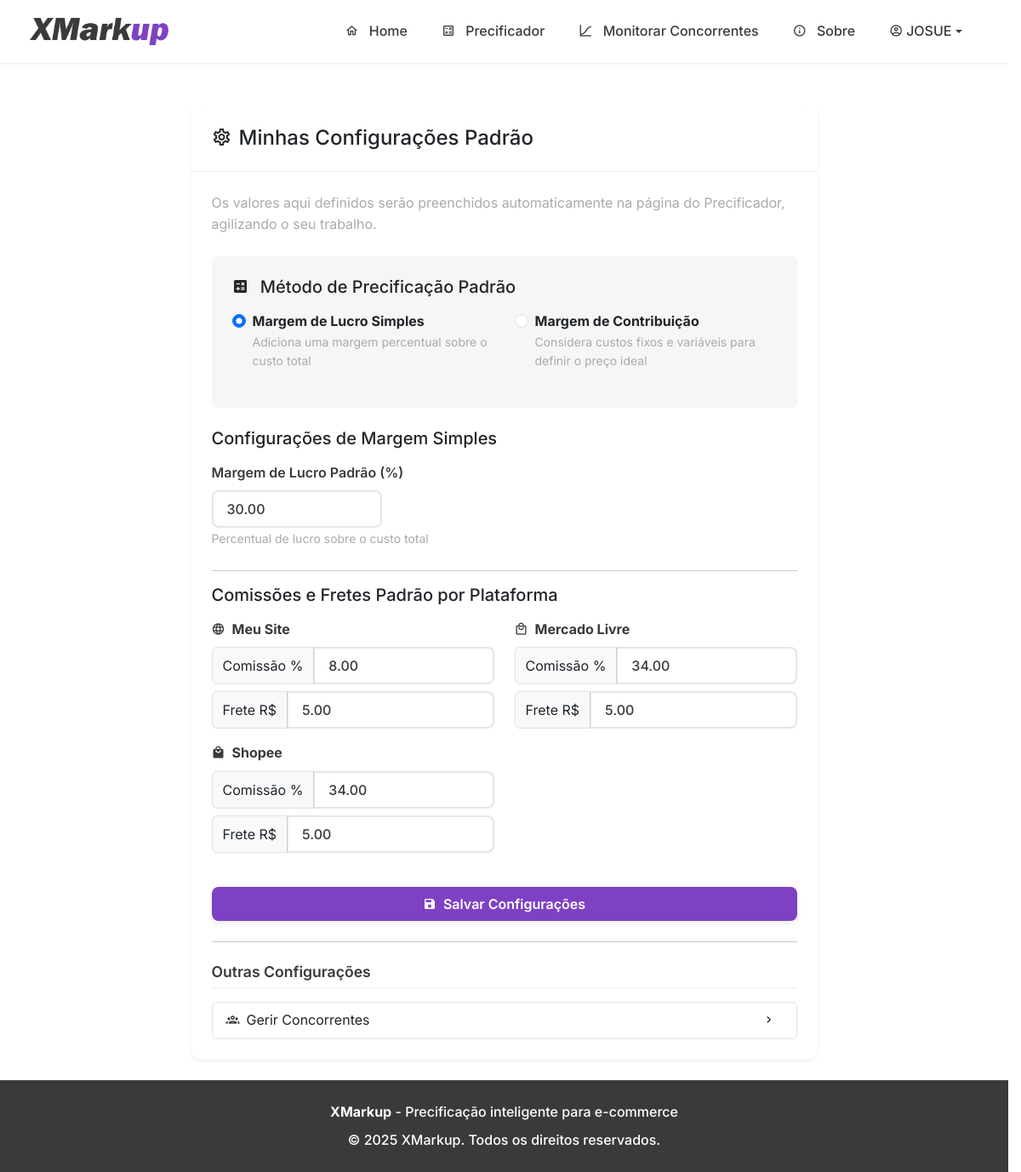
The app's page /settings (signed in) with its own data.
### tables this page shows
CREATE TABLE users (
            id INTEGER PRIMARY KEY AUTOINCREMENT,
            email TEXT UNIQUE NOT NULL,
            password TEXT NOT NULL,
            nome_completo TEXT,
            empresa TEXT,
            telefone TEXT,
            ramo_atividade TEXT,
            marketplaces TEXT,
            is_admin BOOLEAN NOT NULL DEFAULT 0,
            
            -- COLUNAS DE GESTÃO DE CLIENTES --
            status_cliente TEXT NOT NULL DEFAULT 'Safira',
            precificacao_limit INTEGER NOT NULL DEFAULT 5,
            limit_reset_date TIMESTAMP,

            -- COLUNAS DE CONFIGURAÇÃO --
            default_margem REAL DEFAULT 0.0,
            default_comissao_site REAL DEFAULT 0.0,
            default_frete_site REAL DEFAULT 0.0,
            default_comissao_ml REAL DEFAULT 0.0,
            default_frete_ml REAL DEFAULT 0.0,
            default_comissao_shopee REAL DEFAULT 0.0,
            default_frete_shopee REAL DEFAULT 0.0,
            
            -- NOVAS COLUNAS PARA MARGEM DE CONTRIBUIÇÃO --
            default_pricing_method TEXT DEFAULT 'simple_margin',
            default_fixed_costs REAL DEFAULT 0.0,
            default_monthly_sales_qty INTEGER DEFAULT 100,
            default_contribution_margin REAL DEFAULT 30.0,
            
            -- NOVAS COLUNAS PARA EXCLUSÃO DE CONTA --
            is_deleted BOOLEAN NOT NULL DEFAULT 0,
            deleted_at TIMESTAMP,
            delete_reason TEXT
        );

### app.py (the view, shortened to what this page needs)
@app.route('/settings', methods=['GET', 'POST'])
@login_required
def settings():
    db = get_db()
    user_settings = db.execute('SELECT * FROM users WHERE id = ?', (current_user.id,)).fetchone()
    return render_template('settings.html', user_settings=user_settings)

### templates/settings.html (shortened to what this page needs)
{% extends "base.html" %}
{% block content %}
<div class="container mt-4">
    <div class="row justify-content-center">
        <div class="col-lg-8">
            <div class="card shadow-sm">
                <div class="card-header">
                    <h4 class="mb-0"><span class="mdi mdi-cog-outline me-2"></span>Minhas Configurações Padrão</h4>
                </div>
                <div class="card-body p-4">
                    <p class="card-text text-muted mb-4">Os valores aqui definidos serão preenchidos automaticamente na página do Precificador, agilizando o seu trabalho.</p>
                    <form method="POST" action="{{ url_for('settings') }}">
                        <div class="mb-4 p-4 bg-light rounded">
                            <h5 class="mb-3">
                                <span class="mdi mdi-calculator-variant me-2"></span>
                                Método de Precificação Padrão
                            </h5>
                            <div class="row">
                                <div class="col-md-6 mb-3">
                                    <div class="form-check">
                                        <input class="form-check-input" type="radio" name="default_pricing_method" id="default_simple_margin" value="simple_margin"
                                               {% if user_settings.default_pricing_method == 'simple_margin' or not user_settings.default_pricing_method %}checked{% endif %}>
                                        <label class="form-check-label" for="default_simple_margin">
                                            <strong>Margem de Lucro Simples</strong>
                                            <p class="text-muted small mb-0">Adiciona uma margem percentual sobre o custo total</p>
                                        </label>
                                    </div>
                                </div>
                                <div class="col-md-6 mb-3">
                                    <div class="form-check">
                                        <input class="form-check-input" type="radio" name="default_pricing_method" id="default_contribution_margin" value="contribution_margin"
                                               {% if user_settings.default_pricing_method == 'contribution_margin' %}checked{% endif %}>
                                        <label class="form-check-label" for="default_contribution_margin">
                                            <strong>Margem de Contribuição</strong>
                                            <p class="text-muted small mb-0">Considera custos fixos e variáveis para definir o preço ideal</p>
                                        </label>
                                    </div>
                                </div>
                            </div>
                        </div>
                        <div id="simple_margin_config" class="method-config" style="{% if user_settings.default_pricing_method == 'contribution_margin' %}display: none;{% endif %}">
                            <h5 class="mb-3">Configurações de Margem Simples</h5>
                            <div class="mb-4">
                                <label for="default_margem" class="form-label fw-semibold">Margem de Lucro Padrão (%)</label>
                                <input type="number" step="any" min="0" name="default_margem" class="form-control" value="{{ user_settings.default_margem | input_num }}" style="max-width: 200px;">
                                <small class="form-text text-muted">Percentual de lucro sobre o custo total</small>
                            </div>
                        </div>
                        <hr>
                        <h5 class="mb-3">Comissões e Fretes Padrão por Plataforma</h5>
                        <div class="row">
                            <div class="col-md-6 mb-3">
                                <label class="form-label fw-bold d-flex align-items-center"><span class="mdi mdi-web me-2"></span>Meu Site</label>
                                <div class="input-group mb-2">
                                    <span class="input-group-text">Comissão %</span>
                                    <input type="number" step="any" min="0" name="default_comissao_site" class="form-control" value="{{ user_settings.default_comissao_site | input_num }}">
                                </div>
                                <div class="input-group">
                                    <span class="input-group-text">Frete R$</span>
                                    <input type="number" step="any" min="0" name="default_frete_site" class="form-control" value="{{ user_settings.default_frete_site | input_num }}">
                                </div>
                            </div>
                            <div class="col-md-6 mb-3">
                                <label class="form-label fw-bold d-flex align-items-center"><span class="mdi mdi-shopping-outline me-2"></span>Mercado Livre</label>
                                <div class="input-group mb-2">
                                    <span class="input-group-text">Comissão %</span>
                                    <input type="number" step="any" min="0" name="default_comissao_ml" class="form-control" value="{{ user_settings.default_comissao_ml | input_num }}">
                                </div>
                                <div class="input-group">
                                    <span class="input-group-text">Frete R$</span>
                                    <input type="number" step="any" min="0" name="default_frete_ml" class="form-control" value="{{ user_settings.default_frete_ml | input_num }}">
                                </div>
                            </div>
                            <div class="col-md-6 mb-3">
                                <label class="form-label fw-bold d-flex align-items-center"><span class="mdi mdi-shopping me-2"></span>Shopee</label>
                                <div class="input-group mb-2">
                                    <span class="input-group-text">Comissão %</span>
                                    <input type="number" step="any" min="0" name="default_comissao_shopee" class="form-control" value="{{ user_settings.default_comissao_shopee | input_num }}">
                                </div>
                                <div class="input-group">
                                    <span class="input-group-text">Frete R$</span>
                                    <input type="number" step="any" min="0" name="default_frete_shopee" class="form-control" value="{{ user_settings.default_frete_shopee | input_num }}">
                                </div>
                            </div>
                        </div>
                        <div class="d-grid mt-4">
                            <button type="submit" class="btn btn-primary"><span class="mdi mdi-content-save me-1"></span>Salvar Configurações</button>
                        </div>
                    </form>
                    <hr class="my-4">
                    <h5 class="form-section-title mt-4">Outras Configurações</h5>
                    <div class="list-group">
                        <a href="{{ url_for('settings_competitors') }}" class="list-group-item list-group-item-action d-flex align-items-center">
                            <span class="mdi mdi-account-group-outline me-2"></span>
                            Gerir Concorrentes
                            <span class="mdi mdi-chevron-right ms-auto"></span>
                        </a>
                    </div>
                </div>
            </div>
        </div>
    </div>
</div>
{% endblock %}

### templates/base.html (shortened to what this page needs)
<!DOCTYPE html>
<html lang="pt-br">
<head>
    <link href="https://cdn.jsdelivr.net/npm/bootstrap@5.3.3/dist/css/bootstrap.min.css" rel="stylesheet">
    <link rel="stylesheet" href="https://cdn.jsdelivr.net/npm/@mdi/font@7.4.47/css/materialdesignicons.min.css">
    <link rel="stylesheet" href="{{ url_for('static', filename='css/style.css') }}">
</head>
<body>
    <nav class="navbar navbar-expand-lg sticky-top">
        <div class="container">
            <a class="navbar-brand d-flex align-items-center" href="{{ url_for('home') }}">
                <img src="{{ url_for('static', filename='logo.png') }}" alt="XMarkup Logo" height="32" class="me-2">
            </a>
            <div class="collapse navbar-collapse" id="navbarNav">
                <ul class="navbar-nav ms-auto">
                    <li class="nav-item">
                        <a class="nav-link {% if request.endpoint == 'home' %}active{% endif %}"
                           href="{{ url_for('home') }}">
                            <span class="mdi mdi-home-outline"></span>
                            Home
                        </a>
                    </li>
                    {% if current_user.is_authenticated %}
                    <li class="nav-item">
                        <a class="nav-link {% if request.endpoint == 'precificador' %}active{% endif %}"
                           href="{{ url_for('precificador') }}">
                            <span class="mdi mdi-calculator-variant-outline"></span>
                            Precificador
                        </a>
                    </li>
                    <li class="nav-item">
                        <a class="nav-link {% if request.endpoint == 'competitor_monitor' %}active{% endif %}"
                           href="{{ url_for('competitor_monitor') }}">
                            <span class="mdi mdi-chart-bell-curve-cumulative"></span>
                            Monitorar Concorrentes
                        </a>
                    </li>
                    {% endif %}
                    <li class="nav-item">
                        <a class="nav-link {% if request.endpoint == 'sobre' %}active{% endif %}"
                           href="{{ url_for('sobre') }}">
                            <span class="mdi mdi-information-outline"></span>
                            Sobre
                        </a>
                    </li>
                    {% if current_user.is_authenticated %}
                        <li class="nav-item dropdown">
                            <a class="nav-link dropdown-toggle d-flex align-items-center" href="#" id="navbarDropdown"
                               role="button" data-bs-toggle="dropdown" aria-expanded="false">
                                <span class="mdi mdi-account-circle-outline me-1"></span>
                                {{ current_user.nome_completo.split(' ')[0] }}
                            </a>
                        </li>
                    {% endif %}
                </ul>
            </div>
        </div>
    </nav>
    <main class="py-4">
        {% block content %}{% endblock %}
    </main>
    <footer class="text-center">
        <div class="container">
            <div class="row">
                <div class="col-md-12">
                    <p class="mb-2">
                        <strong>XMarkup</strong> - Precificação inteligente para e-commerce
                    </p>
                    <p class="mb-0">
                        &copy; {{ moment().format('YYYY') if moment else '2025' }} XMarkup. Todos os direitos reservados.
                    </p>
                </div>
            </div>
        </div>
    </footer>
</body>
</html>

### records on screen
users: nome_completo "JOSUE", default_pricing_method "☑ Margem de Lucro Simples Adici", default_pricing_method "☐ Margem de Contribuição Consid", default_margem "30.00", default_comissao_site "8.00", default_frete_site "5.00", default_comissao_ml "34.00", default_frete_ml "5.00", default_comissao_shopee "34.00", default_frete_shopee "5.00"

### other values on screen
{{ moment().format('YYYY') if moment else '2025' }} "2025"
